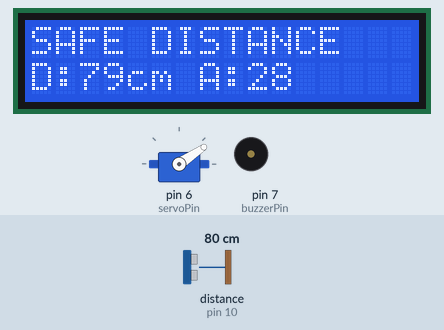
Simulated run of this sketch. Board: Arduino Uno, built with avr-gcc and run on an emulated ATmega328P. Shown: servo, 16×2 character LCD, buzzer (waves = sounding, pin HIGH). Wiring (inferred from the names in the program): ultrasonic range finder: trigger pin 9; echo pin 10. The test bench sets the inputs (shaded band); at power-on: distance to the obstacle (sensor on pin 10) 80 cm. The echo pulse lasts 58.3 µs per cm; pins used as bus, display or sensor lines are not drawn; what the sketch prints to the serial monitor is not drawn.

Above: at 2.7 s.
2.8 s: distance to the obstacle (sensor on pin 10) set to 2 cm
At 3.29 s:
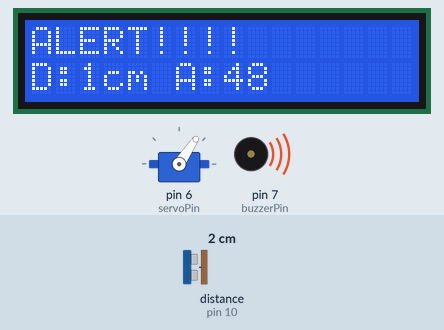
5.2 s: distance to the obstacle (sensor on pin 10) set to 9 cm
At 5.51 s:
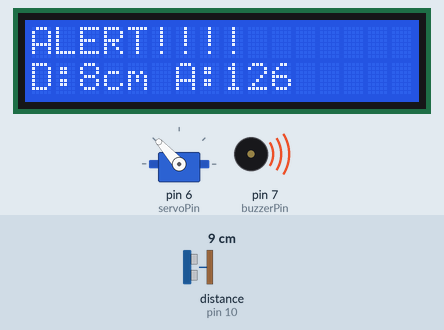
7.8 s: distance to the obstacle (sensor on pin 10) set to 12 cm
At 8.08 s:
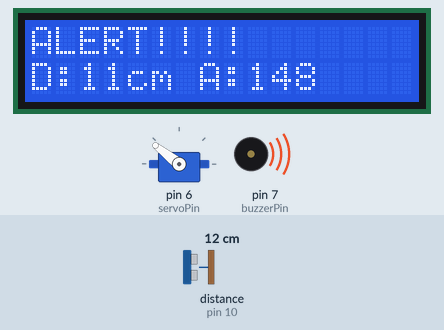
9.4 s: distance to the obstacle (sensor on pin 10) set to 250 cm
At 10.3 s:
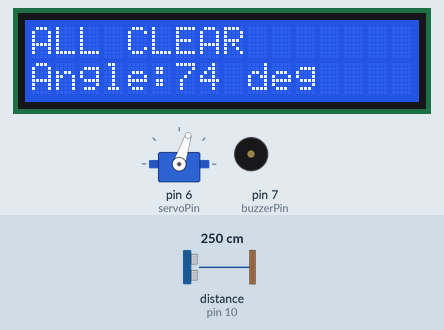
11.1 s: distance to the obstacle (sensor on pin 10) set to 72 cm
At 11.53 s:
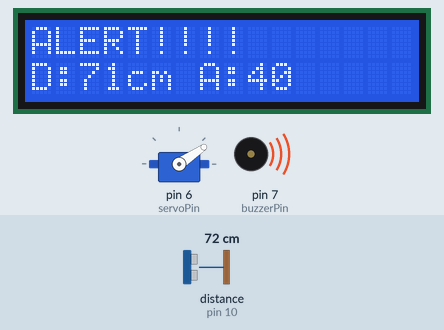
13.8 s: distance to the obstacle (sensor on pin 10) set to 299 cm
At 14.4 s:
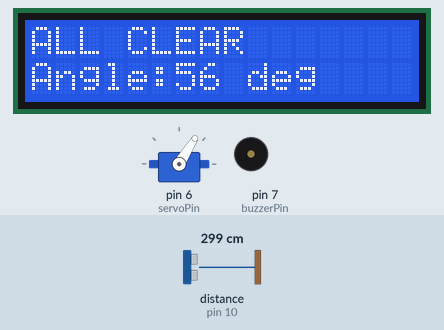
Timing chart, 0 to 19.6 s (numbered marks = the images above; inputs shaded):
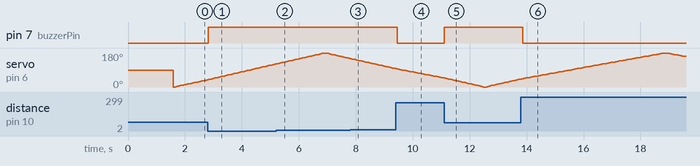

Measured:
- after the input at 2.8 s, pin 7 (buzzerPin): LOW → HIGH at once; the display: first changes at once (image 1 shows a later state)
- after the input at 9.4 s, pin 7 (buzzerPin): HIGH → LOW after 0.05 s
- after the input at 11.1 s, pin 7 (buzzerPin): LOW → HIGH at once; the display: changes after 0.27 s (image 5)
- after the input at 13.8 s, pin 7 (buzzerPin): HIGH → LOW after 0.07 s
- by itself, servo on pin 6 (servoPin): rises from 42° to 180° in 5.0 s, then falls to 162° in 0.74 s

The sketch:

radar.ino
```cpp
#include <Servo.h>
#include <Wire.h>
#include <Adafruit_LiquidCrystal.h>

// LCD: I2C address 0x20
Adafruit_LiquidCrystal lcd(0x20);

// Pin definitions
const int trigPin = 9;
const int echoPin = 10;
const int servoPin = 6;
const int buzzerPin = 7;

// Servo object
Servo radarServo;

// Variables
long duration;
int distance;

// =================================
// SETUP
// =================================

void setup() {

  Serial.begin(9600);

  pinMode(trigPin, OUTPUT);
  pinMode(echoPin, INPUT);
  pinMode(buzzerPin, OUTPUT);

  digitalWrite(buzzerPin, LOW);

  radarServo.attach(servoPin);
  radarServo.write(90);

  // Initialize LCD
  lcd.begin(16, 2);
  lcd.setBacklight(1);

  lcd.setCursor(0, 0);
  lcd.print(" MINI RADAR V3 ");

  lcd.setCursor(0, 1);
  lcd.print(" SYSTEM READY ");

  delay(1500);
  lcd.clear();

  Serial.println("MINI RADAR V3.0 STARTED");
}

// =================================
// DISTANCE MEASUREMENT
// =================================

int measureDistance() {

  digitalWrite(trigPin, LOW);
  delayMicroseconds(2);

  digitalWrite(trigPin, HIGH);
  delayMicroseconds(10);

  digitalWrite(trigPin, LOW);

  duration = pulseIn(echoPin, HIGH, 25000);

  if (duration == 0) {
    return -1;
  }

  distance = duration * 0.0343 / 2;

  return distance;
}

// =================================
// LCD AND ALERT SYSTEM
// =================================

void processReadings(int angle, int measuredDistance) {

  lcd.clear();

  if (measuredDistance == -1) {

    digitalWrite(buzzerPin, LOW);

    lcd.setCursor(0, 0);
    lcd.print("NO OBJECT");

    lcd.setCursor(0, 1);
    lcd.print("Angle:");
    lcd.print(angle);
    lcd.print(" deg");

  }

  else if (measuredDistance < 75) {

    digitalWrite(buzzerPin, HIGH);

    lcd.setCursor(0, 0);
    lcd.print("ALERT!!!!");

    lcd.setCursor(0, 1);
    lcd.print("D:");
    lcd.print(measuredDistance);
    lcd.print("cm A:");
    lcd.print(angle);

  }

  else if (measuredDistance <= 200) {

    digitalWrite(buzzerPin, LOW);

    lcd.setCursor(0, 0);
    lcd.print("SAFE DISTANCE");

    lcd.setCursor(0, 1);
    lcd.print("D:");
    lcd.print(measuredDistance);
    lcd.print("cm A:");
    lcd.print(angle);

  }

  else {

    digitalWrite(buzzerPin, LOW);

    lcd.setCursor(0, 0);
    lcd.print("ALL CLEAR");

    lcd.setCursor(0, 1);
    lcd.print("Angle:");
    lcd.print(angle);
    lcd.print(" deg");

  }

  // Serial Monitor
  Serial.print("Angle: ");
  Serial.print(angle);

  Serial.print(" | Distance: ");

  if (measuredDistance == -1) {

    Serial.println("No echo");

  }

  else {

    Serial.print(measuredDistance);
    Serial.print(" cm | ");

    if (measuredDistance < 75) {
      Serial.println("OBJECT DETECTED - ALERT!");
    }

    else if (measuredDistance <= 200) {
      Serial.println("SAFE DISTANCE");
    }

    else {
      Serial.println("ALL CLEAR");
    }
  }
}

// =================================
// MAIN RADAR SCANNING
// =================================

void loop() {

  // Forward scan: 0 to 180 degrees

  for (int angle = 0; angle <= 180; angle += 2) {

    radarServo.write(angle);
    delay(30);

    int measuredDistance = measureDistance();

    processReadings(angle, measuredDistance);
  }

  // Reverse scan: 180 to 0 degrees

  for (int angle = 180; angle >= 0; angle -= 2) {

    radarServo.write(angle);
    delay(30);

    int measuredDistance = measureDistance();

    processReadings(angle, measuredDistance);
  }
}
```
